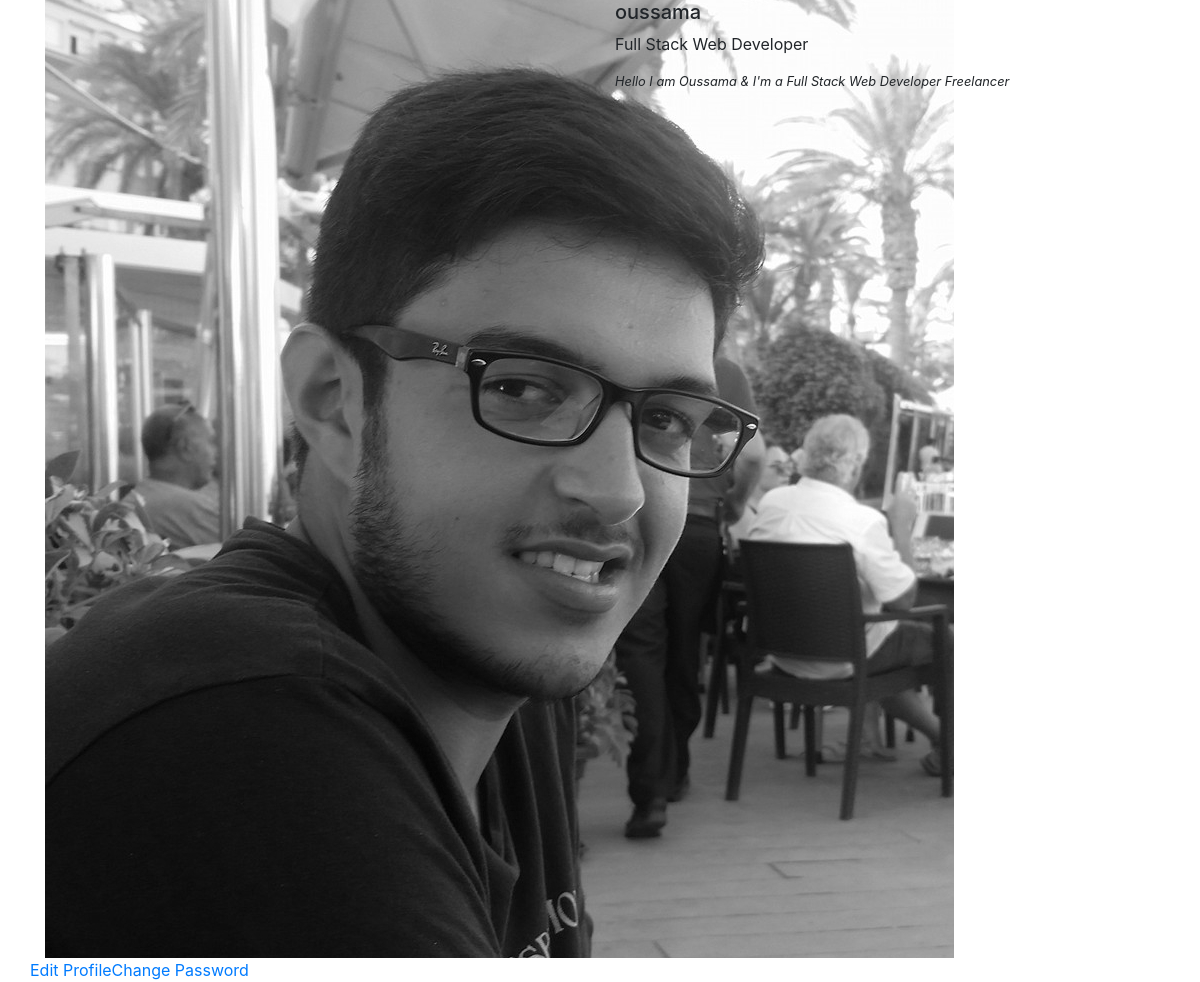
/accounts/oussama/, run on the app's committed database.
### accounts/models.py (models this page shows, shortened)
class Profile(models.Model):
    user = models.OneToOneField(User, on_delete=models.CASCADE)
    slug = models.CharField(blank=True, null=True, max_length=100)
    headline = models.CharField(blank=True, max_length=100)
    bio = models.TextField(blank=True)
    img = models.ImageField(upload_to="profile_img")
    join_date = models.DateTimeField(blank=True, default=datetime.datetime.now)

### accounts/views.py (the view)
# urls.py: url(r'^(?P<slug>[-\w]+)/$', views.profile, name='profile'),
def profile(request, slug):
    profile = get_object_or_404(Profile, slug=slug)
    context = {'profile': profile}
    return render(request, 'profile.html', context)

### accounts/templates/profile.html (shortened to what this page needs)
<link
  href="//maxcdn.bootstrapcdn.com/bootstrap/4.1.1/css/bootstrap.min.css"
  rel="stylesheet"
  id="bootstrap-css"
/>
{% load static %}
<div class="container">
  <div class="row">
    <div class="col-md-6 img">
      {% if profile.img %}
      <img src="{{profile.img.url}}" alt="" class="img-rounded" />
      {% else %}
      <img src="{% static 'home-static/img/no-profile' %}" alt="default-profile">
      {% endif %}
    </div>
    <div class="col-md-6 details">
      <blockquote>
        <h5>{{profile.user}}</h5>
        <p>
          {{profile.headline}}
        </p>
        <small
          ><cite title="Source Title"
            >{{profile.bio}}</cite
        ></small>
      </blockquote>
    </div>
  </div>
  <div class="row">
    <a href="{% url 'accounts:edit_profile' profile.slug %}">Edit Profile</a>
    <a href="{% url 'accounts:change_password' profile.slug %}"
      >Change Password</a
    >
  </div>
</div>

### data on the page
Profile: img (picture), user "oussama", headline "Full Stack Web Developer", bio "Hello I am Oussama & I'm a Full Stack Web Developer Freelancer"
